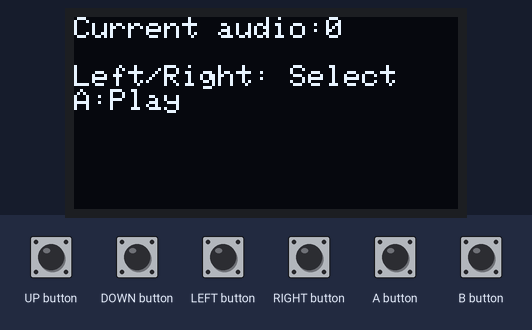
Simulated run of this sketch. Board: Arduboy, built with avr-gcc and run on an emulated ATmega32U4. On the bench: 128×64 one-colour display. The test bench sets the inputs (shaded band).

Above: at 1.2 s.
1.3 s: LEFT button pressed for 0.15 s
At 2.2 s:
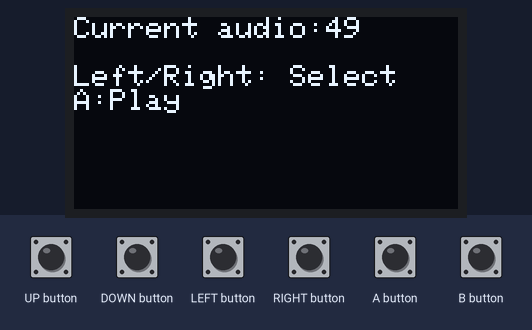
2.9 s: LEFT button pressed for 1 s
Timing chart, 0 to 5.9 s (numbered marks = the images above; inputs shaded):
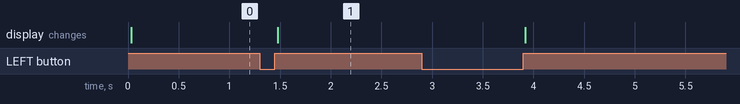

Measured:
- after the input at 1.3 s, the display: changes after 0.18 s (image 1)

The sketch:

TonesTest.ino
```cpp
#include <Arduboy2.h>
#include <ArduboyTones.h>

// Include one of the headers for sound effects

// Space Quest 1 sounds
#include "SQ1.h"
// Space Quest 2 sounds
//#include "SQ2.h"
// Wolfenstein 3D sounds
//#include "Wolf3D.h"

Arduboy2 arduboy;
ArduboyTones sound(arduboy.audio.enabled);
int playIndex;

void setup()
{
  arduboy.boot();
  arduboy.flashlight();
  arduboy.audio.begin();

  playIndex = 0;
}

void loop()
{
  if(arduboy.nextFrame())
  {
    arduboy.clear();
    arduboy.print("Current audio:");
    arduboy.print(playIndex);
    arduboy.print("\n");
    arduboy.print("\nLeft/Right: Select\nA:Play");
    if(arduboy.pressed(RIGHT_BUTTON))
    {
      playIndex++;
      if(playIndex >= NUM_AUDIO_PATTERNS)
      {
        playIndex = 0;
      }
    }
    if(arduboy.pressed(LEFT_BUTTON))
    {
      playIndex--;
      if(playIndex < 0)
      {
        playIndex = NUM_AUDIO_PATTERNS - 1;
      }
    }
    if(arduboy.pressed(A_BUTTON) || arduboy.pressed(LEFT_BUTTON) || arduboy.pressed(RIGHT_BUTTON))
    {
      sound.tones((uint16_t*)pgm_read_ptr(&Data_AudioPatterns[playIndex]));
      do
      {
        delay(50);
      } while (arduboy.buttonsState());
    }
    arduboy.display(true);
  }
}
```

Source omitted: SQ1.h (data table, 25190 bytes)
